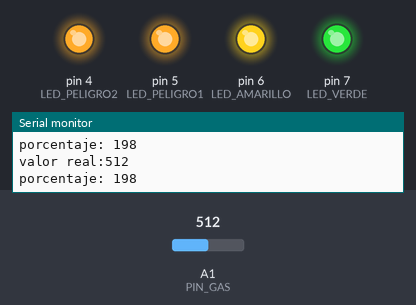
Recording of a sketch running on a simulated Arduino Uno, built with avr-gcc and run on an emulated ATmega328P. On the bench: output pins drawn as LEDs (lit = HIGH), the last lines printed to the serial monitor. The test bench sets the inputs (shaded band); at power-on: A1 (PIN_GAS) = 512.

Above: at 1.2 s.
1.3 s: A1 (PIN_GAS) set to 265
2.8 s: A1 (PIN_GAS) set to 243
At 4.1 s:
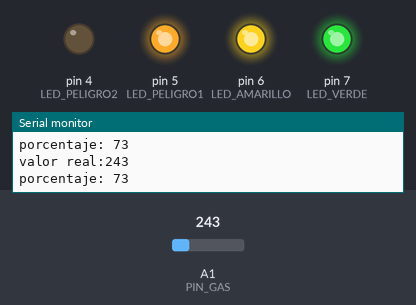
4.5 s: A1 (PIN_GAS) set to 178
6.0 s: A1 (PIN_GAS) set to 164
At 6.7 s:
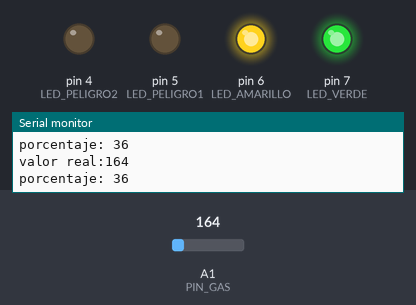
7.5 s: A1 (PIN_GAS) set to 111
9.0 s: A1 (PIN_GAS) set to 99
At 10.5 s:
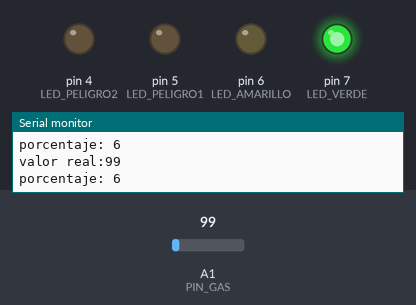
Timing chart, 0 to 11.5 s (numbered marks = the images above; inputs shaded):
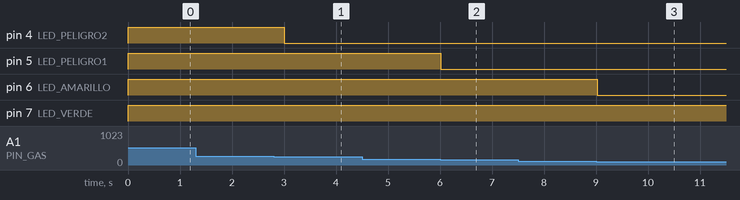

Measured:
- the behaviour switches between 257 and 256 on A1 (PIN_GAS) (found by bisection; images 0 and 1)
- the behaviour switches between 171 and 170 on A1 (PIN_GAS) (found by bisection; images 1 and 2)
- the behaviour switches between 107 and 106 on A1 (PIN_GAS) (found by bisection; images 2 and 3)
- after the input at 2.8 s, pin 4 (LED_PELIGRO2): HIGH → LOW after 0.21 s
- after the input at 6.0 s, pin 5 (LED_PELIGRO1): HIGH → LOW at once
- after the input at 9.0 s, pin 6 (LED_AMARILLO): HIGH → LOW at once

The sketch:

code.ino
```cpp
int const PIN_GAS = A1;
int LED_VERDE = 7;
int LED_AMARILLO = 6;
int LED_PELIGRO1 = 5;
int LED_PELIGRO2 = 4;
void setup(){
  	pinMode(LED_VERDE, OUTPUT);
    pinMode(LED_AMARILLO, OUTPUT);
    pinMode(LED_PELIGRO1, OUTPUT);
    pinMode(LED_PELIGRO2, OUTPUT);
    Serial.begin(9600);
}

void loop(){
    int valor = analogRead(PIN_GAS);
    Serial.println("valor real:" + String(valor));
    valor = map(valor, 85, 300, 0, 100);
    Serial.println("porcentaje: " + String(valor));
    digitalWrite(LED_VERDE, HIGH);
  	digitalWrite(LED_AMARILLO, valor >= 10 ? HIGH : LOW);
    digitalWrite(LED_PELIGRO1, valor >= 40 ? HIGH : LOW);
    digitalWrite(LED_PELIGRO2, valor >= 80 ? HIGH : LOW);
    delay(250);
}
```
